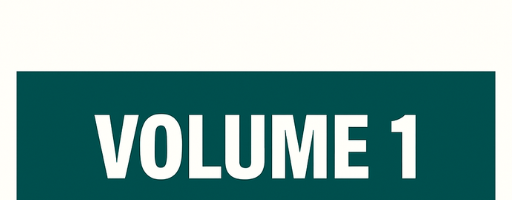
#> input picture scratch/legacy_header.png, 512 x 200 px, found by its file name
$ python analyze_letterforms.py
#> lines starting #> are read from the running program, lines starting #| are printed output that depends on the picture; after the words box and inside, x2 and y2 are one past the last pixel; in counts of white or black regions, pixels touching at a corner belong together
import os
from PIL import Image

def analyze_legacy_header(img_path):
    img = Image.open(img_path).convert("L")
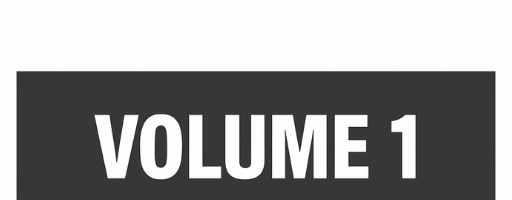
#> img: PIL image 512x200 L; min 23, max 255, mean 156.3
    w, h = img.size
#> w = 512; h = 200

    # Binarize: background is around 30-60, text is around 180-255
    threshold = 120
    bin_img = img.point(lambda p: 255 if p > threshold else 0)
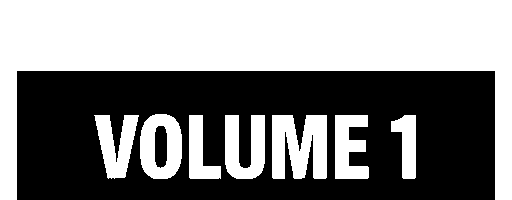
#> bin_img: PIL image 512x200 L; 51.4% white; 2 black regions, box (x1, y1, x2, y2) and area: (17, 71, 495, 200) 49260, (155, 126, 167, 168) 457

    bin_img.save("/Users/eddyekofo/Documents/Theology/epub_conversion/books/Owen/scratch/bin_header.png")
    print("Saved binarized header to bin_header.png")

    # Horizontal projection
    histogram_y = [0] * h
#> histogram_y = 200 values from 0 to 0
    for y in range(h):
        for x in range(w):
            if bin_img.getpixel((x, y)) == 255:
                histogram_y[y] += 1

    # Find active text line vertical span
    active_y = [y for y, count in enumerate(histogram_y) if count > 2] # smaller threshold to catch faint lines
#> active_y = 200 values from 0 to 199
    if not active_y:
        print("No text pixels found!")
        return

    y_min, y_max = min(active_y), max(active_y)
#> y_min = 0; y_max = 199
    print(f"Detected text line vertical span: y={y_min} to y={y_max}")
#| Detected text line vertical span: y=0 to y=199

    # Crop the exact text line segment
    line_img = bin_img.crop((0, y_min, w, y_max + 1))
    line_w, line_h = line_img.size
#> line_w = 512; line_h = 200
    print(f"Cropped text line size: {line_w}x{line_h}")
#| Cropped text line size: 512x200

    # Vertical projection (find spacing along X axis)
    histogram_x = [0] * line_w
#> histogram_x = 512 values from 0 to 0
    for x in range(line_w):
        for y in range(line_h):
            if line_img.getpixel((x, y)) == 255:
                histogram_x[x] += 1

    # Bounding boxes of individual letters
    in_letter = False
    letters = []
    start_x = 0
    for x, count in enumerate(histogram_x):
        if count > 0 and not in_letter:
            in_letter = True
            start_x = x
        elif count == 0 and in_letter:
            in_letter = False
            letters.append((start_x, x - 1))
    if in_letter:
        letters.append((start_x, line_w - 1))

    print(f"Found {len(letters)} letter segments along X axis:")
#| Found 1 letter segments along X axis:
    for idx, (lx1, lx2) in enumerate(letters):
        lw = lx2 - lx1 + 1
        # Crop each letter
        letter_img = line_img.crop((lx1, 0, lx2 + 1, line_h))
        letter_img.save(f"/Users/eddyekofo/Documents/Theology/epub_conversion/books/Owen/scratch/letter_{idx}.png")
        print(f"  Letter {idx}: x1={lx1}, x2={lx2}, width={lw}, aspect_ratio={lw/line_h:.3f}")

if __name__ == "__main__":
    analyze_legacy_header("/Users/eddyekofo/Documents/Theology/epub_conversion/books/Owen/scratch/legacy_header.png")

$ run again, with scratch/band_1.png copied over scratch/legacy_header.png
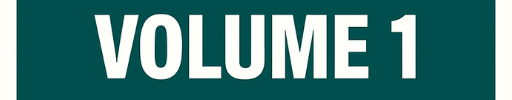
#> input picture scratch/band_1.png, 512 x 100 px, found by its file name
#> in analyze_legacy_header, `bin_img = img.point(lambda p: 255 if p > threshold else 0)`:
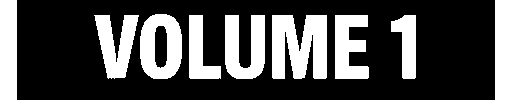
#> bin_img: PIL image 512x100 L; 30% white; 9 white regions, largest, box (x1, y1, x2, y2) and area: (272, 15, 327, 79) 2853, (140, 14, 182, 79) 1900, (225, 15, 265, 79) 1823
#| Detected text line vertical span: y=0 to y=99
#| Cropped text line size: 512x100
#| Found 9 letter segments along X axis:
#> the loop in analyze_legacy_header, `for idx, (lx1, lx2) in enumerate(letters):` made 9 passes
#> pass 3, in analyze_legacy_header, `letter_img = line_img.crop((lx1, 0, lx2 + 1, line_h))`:
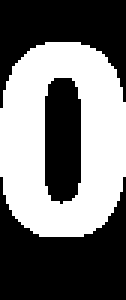
#> letter_img: PIL image 42x100 L (shown 3 times larger); 45.2% white; 1 white region, box (x1, y1, x2, y2) and area: (0, 14, 42, 79) 1900
